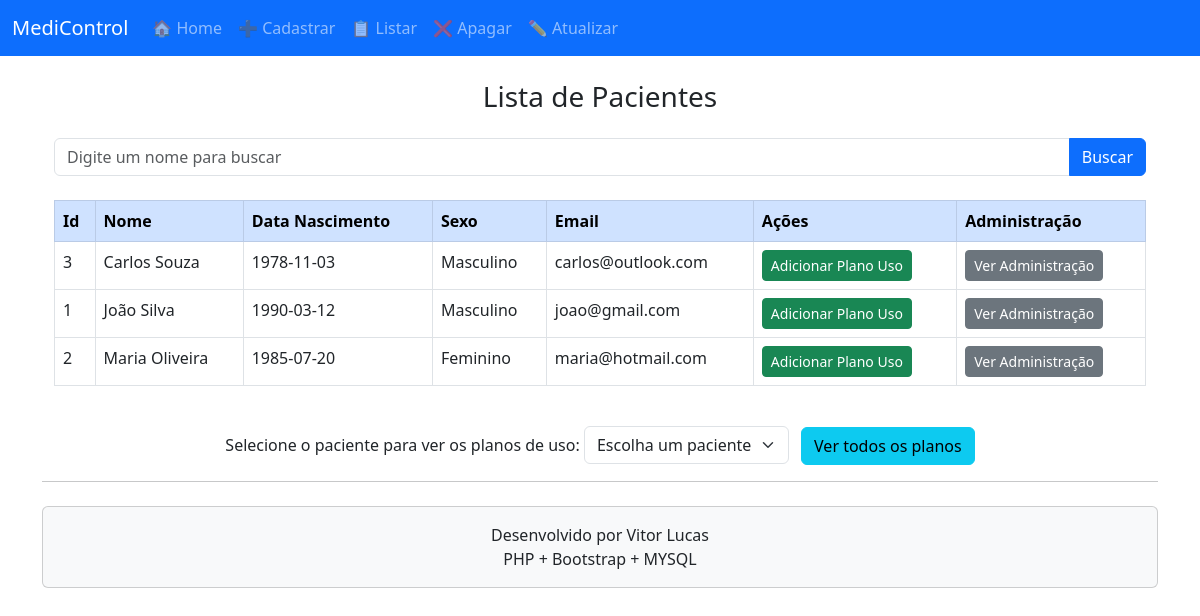
Page /view.formlistaPaciente.php on the committed database.
### tables this page shows
CREATE TABLE paciente (
	id_paciente INTEGER NOT NULL AUTO_INCREMENT,
	nome VARCHAR(100) NOT NULL,
	data_nascimento DATE NOT NULL,
	sexo VARCHAR(10) NOT NULL,
	email VARCHAR(50) NOT NULL,
	PRIMARY KEY (id_paciente)
);

### model.pacienteColecao.class.php (called while the page is built, shortened)
<?php
include_once('model.persistirBD.class.php');
include_once('model.paciente.class.php');
class pacienteColecao{
    public $colecao;
    public $limitador;
    function __construct($limitador = ""){
        $this->limitador = $limitador;
        $this->persistirPacientes();
            }
    function persistirPacientes(){
        $BDpaciente = new persistirBD("127.0.0.1", "root","", "bd_medicamentos");
        $BDpaciente-> conectar();
        $BDpaciente-> persistir("SELECT * FROM paciente WHERE nome LIKE'%$this->limitador%'ORDER BY nome");
        $this->colecao=$BDpaciente->retornoConsultas();
    }
    function retornaColecao(){
        $aux=$this->colecao;
        foreach($aux as $valor){
            $pacientes = new paciente("","","","");
            $pacientes->setId($valor[0]);
            $pacientes->setNome($valor[1]);
            $pacientes->setDataNascimento($valor[2]);
            $pacientes->setSexo($valor[3]);
            $pacientes->setEmail($valor[4]);
            $colecao_aux[] = $pacientes;
        }
        return $colecao_aux;
    }
}
?>

### model.persistirBD.class.php (called while the page is built, shortened)
<?php
class persistirBD {
	protected $servidor;
	protected $usuario;
	protected $senha;
	protected $banco;
	protected $resultado;
	protected $db;
	function __construct($srv,$usu,$pass,$bd) {
		$this->servidor = $srv;
		$this->usuario = $usu;
		$this->senha = $pass;
		$this->banco = $bd;
	}
       public function conectar() {
		$this->db = new mysqli($this->servidor,$this->usuario,$this->senha,$this->banco);
		if(mysqli_connect_errno()){
			return 0;
		} else {
			return 1;
		}
	}
	public function persistir($sql) {
		$this->consulta = $sql;
		$this->resultado = $this->db->query($this->consulta);
	}
	public function retornoConsultas() {
		$tuplas = [];
		while ($ttuplas = $this->resultado->fetch_array(MYSQLI_NUM)) {
			$tuplas[] = $ttuplas;
		}
		return $tuplas;
	}
}
?>

### model.paciente.class.php (called while the page is built, shortened)
<?php
include_once('model.persistirBD.class.php');
class paciente {
	public $id;
	public $nome;
	public $data_nascimento;
    public $sexo;
    public $email;
	function __construct($vnm,$vdn,$vsx, $vem) {
			$this->nome = $vnm;
			$this->data_nascimento = $vdn;
			$this->sexo = $vsx;
			$this->email = $vem;
	}
	function setId($idf){
	    $this->id=$idf;
	}
	function getId(){
		return $this->id;
	}
	function setNome($vnm){
		$this->nome=$vnm;
	}
	function getNome(){
	return $this->nome;
	}
	function setDataNascimento($vdn){
	$this->data_nascimento=$vdn;
	}
	function getDataNascimento(){
		return $this->data_nascimento;
	}
	function setSexo($vsx){
	$this->sexo=$vsx;
	}
	function getSexo(){
		return $this->sexo;
	}
	function setEmail($vem){
	$this->email=$vem;
	}
	function getEmail(){
		return $this->email;
	}
}
?>

### view.formlistaPaciente.php (the view, shortened to what this page needs)
<?php
include_once('view.cabecalho.php');
include_once('model.pacienteColecao.class.php');
$limitador = isset($_POST['busca']) ? $_POST['busca'] : "";
$pegar_cad = new pacienteColecao($limitador);
$lista_de_cad = $pegar_cad->retornaColecao();
?>
<div class="container">
    <h3 class="text-center mb-4">Lista de Pacientes</h3>
    <form method="POST" action="view.formlistaPaciente.php" class="mb-4">
        <div class="input-group">
            <input type="text" class="form-control" name="busca" placeholder="Digite um nome para buscar" value="<?php echo htmlspecialchars($limitador); ?>">
            <button type="submit" class="btn btn-primary">Buscar</button>
        </div>
    </form>
    <div class="table-responsive">
        <table class="table table-bordered table-hover">
            <thead class="table-primary">
                <tr>
                    <th>Id</th>
                    <th>Nome</th>
                    <th>Data Nascimento</th>
                    <th>Sexo</th>
                    <th>Email</th>
                    <th>Ações</th>
                    <th>Administração</th>
                </tr>
            </thead>
            <tbody>
                <?php foreach ($lista_de_cad as $valor) { ?>
                    <tr>
                        <td><?php echo $valor->getId(); ?></td>
                        <td><?php echo $valor->getNome(); ?></td>
                        <td><?php echo $valor->getDataNascimento(); ?></td>
                        <td><?php echo $valor->getSexo(); ?></td>
                        <td><?php echo $valor->getEmail(); ?></td>
                        <td>
                        <a href="view.formCadPlanoUso.php?paciente_id=<?php echo $valor->getId(); ?>" class="btn btn-success btn-sm">
                            Adicionar Plano Uso
                        </a>
                        </td>
                        <td>
                        <a href="view.formListaAdministracao.php?paciente_id=<?php echo $valor->getId(); ?>" class="btn btn-secondary btn-sm">
                            Ver Administração
                        </a>
                        </td>
                    </tr>
                <?php } ?>
            </tbody>
        </table>
    </div>
    <form method="GET" action="view.formlistaPlanoUso.php" class="mt-4 text-center">
        <label for="id_paciente" class="form-label mb-2">Selecione o paciente para ver os planos de uso:</label>
        <select id="id_paciente" name="paciente_id" class="form-select d-inline-block w-auto me-2" required>
            <option value="" disabled selected>Escolha um paciente</option>
        </select>
        <button type="submit" class="btn btn-info">Ver todos os planos</button>
    </form>
</div>
<?php
include_once('view.rodape.php');
?>

### rows in the picture
paciente: id_paciente "3", nome "Carlos Souza", data_nascimento "1978-11-03", sexo "Masculino", email "carlos@outlook.com"
paciente: id_paciente "1", nome "João Silva", data_nascimento "1990-03-12", sexo "Masculino", email "joao@gmail.com"
paciente: id_paciente "2", nome "Maria Oliveira", data_nascimento "1985-07-20", sexo "Feminino", email "maria@hotmail.com"
